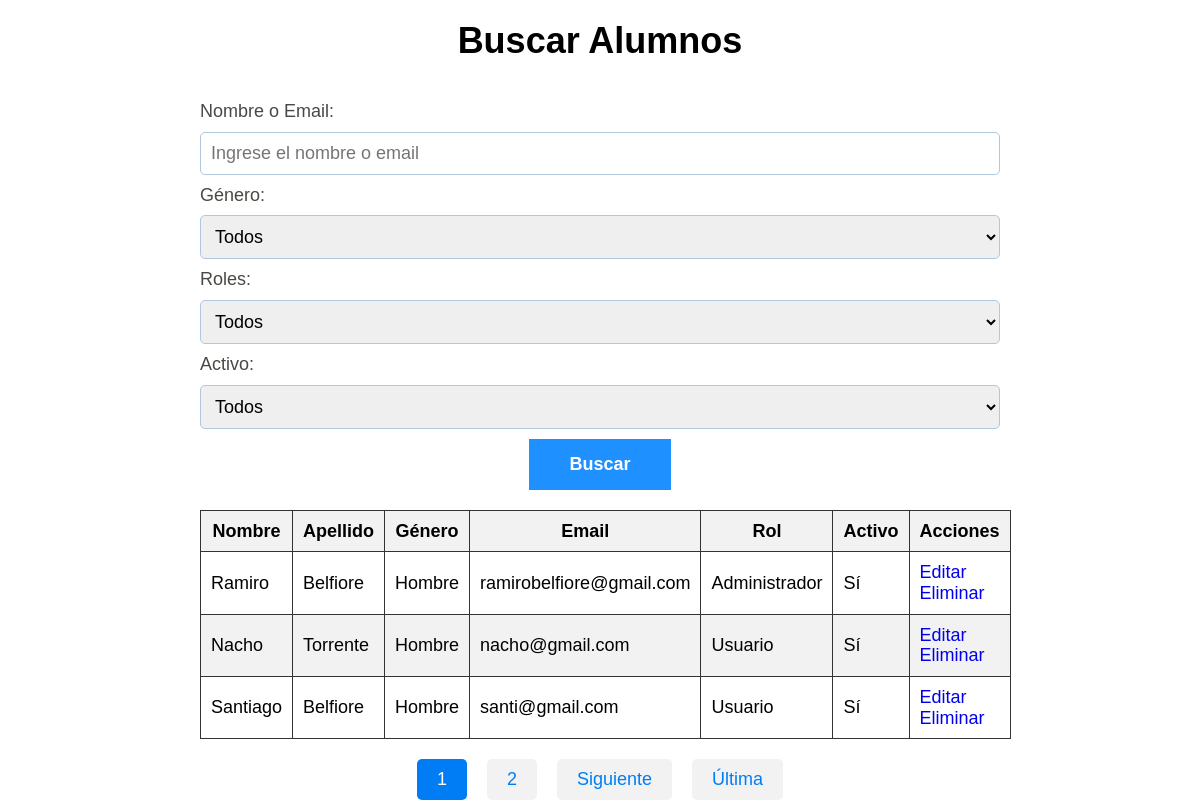
The app's page /admin/usuarios.php (signed in) with its own data.
### tables this page shows
CREATE TABLE `usuarios` (
  `id` int(11) NOT NULL,
  `name` varchar(255) NOT NULL,
  `surname` varchar(255) NOT NULL,
  `gender` varchar(255) NOT NULL,
  `email` varchar(255) NOT NULL,
  `password` varchar(255) NOT NULL,
  `role` tinyint(1) NOT NULL,
  `token` varchar(255) NOT NULL,
  `twoFactor` tinyint(1) NOT NULL,
  `active` tinyint(1) NOT NULL,
  `date` datetime NOT NULL DEFAULT current_timestamp()
);

### admin/usuarios.php (the view, shortened to what this page needs)
<?php
include("../config/sesion.php");
$search = isset($_GET['search']) ? $_GET['search'] : '';
$role = isset($_GET['role']) ? $_GET['role'] : '';
$active = isset($_GET['active']) ? $_GET['active'] : '';
$base_url = 'usuarios.php';
$query_string = '';
$query = "SELECT * FROM `usuarios` WHERE 1";
$get_users = $conn->prepare($query);
$get_users->execute();
$resultados = $get_users->fetchAll();
$num_alumnos_por_pagina = 3;
$total_resultados = count($resultados);
$total_paginas = ceil($total_resultados / $num_alumnos_por_pagina);
$pagina_actual = isset($_GET['pagina']) ? min(max(1, $_GET['pagina']), $total_paginas) : 1;
$inicio = ($pagina_actual - 1) * $num_alumnos_por_pagina;
$resultados_paginados = array_slice($resultados, $inicio, $num_alumnos_por_pagina);
?>
<!DOCTYPE html>
<html lang="en">
<head>
    <link rel="stylesheet" href="../build/css/app.css" />
</head>
<body>
    <h2>Buscar Alumnos</h2>
    <div class="bloques">
        <form class="formulario" method="GET" action="<?= $base_url ?>">
            <label for="search" class="formulario__label">Nombre o Email:</label>
            <input class="formulario__input" type="text" name="search" placeholder="Ingrese el nombre o email" value="<?= htmlspecialchars($search) ?>">
            <label for="gender" class="formulario__label">Género:</label>
            <select class="formulario__select" name="gender">
                <option value="">Todos</option>
            </select>
            <label for="role" class="formulario__label">Roles:</label>
            <select class="formulario__select" name="role">
                <option value="">Todos</option>
            </select>
            <label for="active" class="formulario__label">Activo:</label>
            <select class="formulario__select" name="active">
                <option value="">Todos</option>
            </select>
            <button class="formulario__submit" type="submit">Buscar</button>
        </form>
        <table>
            <thead>
                <tr>
                    <th>Nombre</th>
                    <th>Apellido</th>
                    <th>Género</th>
                    <th>Email</th>
                    <th>Rol</th>
                    <th>Activo</th>
                    <th>Acciones</th>
                </tr>
            </thead>
            <tbody>
                <?php foreach ($resultados_paginados as $usuario) { ?>
                    <tr>
                        <td><?= $usuario['name']; ?></td>
                        <td><?= $usuario['surname']; ?></td>
                        <td><?= ($usuario['gender'] === 'male') ? 'Hombre' : (($usuario['gender'] === 'female') ? 'Mujer' : 'Prefiere no decir'); ?></td>
                        <td><?= $usuario['email']; ?></td>
                        <td><?= $usuario['role'] ? "Administrador" : "Usuario"; ?></td>
                        <td><?= $usuario['active'] ? "Sí" : "No"; ?></td>
                        <td><a href="updateUser?id=<?= $usuario["id"] ?>">Editar</a> <a href="deleteUser?id=<?= $usuario['id'] ?>">Eliminar</a></td>
                    </tr>
                <?php } ?>
            </tbody>
        </table>
        <?php if ($total_paginas > 1) { ?>
            <div class='pagination'>
                <?php for ($i = 1; $i <= $total_paginas; $i++) { ?>
                    <a <?= ($pagina_actual == $i) ? 'class="active"' : '' ?> href='<?= "$base_url?pagina=$i$query_string&role=$role&active=$active" ?>'><?= $i ?></a>
                <?php } ?>
                <?php if ($pagina_actual < $total_paginas) { ?>
                    <a href='<?= "$base_url?pagina=" . ($pagina_actual + 1) . "$query_string&role=$role&active=$active" ?>'> Siguiente </a>
                    <a href='<?= "$base_url?pagina=$total_paginas$query_string&role=$role&active=$active" ?>'> Última </a>
                <?php } ?>
            </div>
        <?php } ?>
    </div>
</body>
</html>

### build/css/app.css (style rules this page uses)
* { list-style:none }
html { box-sizing:border-box;font-size:62.5%;height:100% }
*,:after,:before { box-sizing:inherit }
body { font-family:Outfit,sans-serif;font-size:1.8rem }
a { text-decoration:none }
html { line-height:1.15;-webkit-text-size-adjust:100% }
body { margin:0 }
a { background-color:transparent }
button,input,optgroup,select,textarea { font-family:inherit;font-size:100%;line-height:1.15;margin:0 }
button,input { overflow:visible }
button,select { text-transform:none }
[type=button],[type=reset],[type=submit],button { -webkit-appearance:button }
h1,h2,h3 { font-family:Outfit,sans-serif;font-weight:900;margin:2rem 0;text-align:center }
h2 { font-size:3.6rem }
.bloques { margin:0 auto;width:min(95%,80rem) }
@media (min-width:768px) { .bloques { margin-top:3rem } }
.formulario { display:flex;flex-direction:column }
.formulario__label { color:rgba(26,27,21,.8);display:block;font-size:1.8rem;margin-top:1rem }
.formulario__input,.formulario__input--sociales,.formulario__select,.formulario__select--sociales { border:1px solid #b1c7dd;border-radius:.5rem;margin-top:1rem;padding:1rem }
.formulario__submit { align-self:flex-start;background-color:#1e90ff;border:none;color:#fff;display:inline-block;font-size:1.8rem;font-weight:700;margin:1rem auto 0;padding:1.5rem 4rem;text-align:center;transition-duration:.3s;transition-property:background-color;width:100%;width:auto }
table { border-collapse:collapse;margin-top:20px;width:100% }
table,td,th { border:1px solid #333 }
td,th { padding:10px }
th,tr:nth-child(2n) { background-color:#f2f2f2 }
.pagination { align-items:center;display:flex;justify-content:center;margin-top:20px }
.pagination a { background-color:#f2f2f2;border-radius:5px;color:#007df4;display:inline-block;font-size:18px;margin:0 10px;padding:10px 20px;text-decoration:none;transition:all .2s }
.pagination a.active,.pagination a:hover { background-color:#007df4;color:#fff }

### records on screen
usuarios: name "Ramiro", surname "Belfiore", gender "Hombre", email "ramirobelfiore@gmail.com", role "Administrador", active "Sí"
usuarios: name "Nacho", surname "Torrente", gender "Hombre", email "nacho@gmail.com", role "Usuario", active "Sí"
usuarios: name "Santiago", surname "Belfiore", gender "Hombre", email "santi@gmail.com", role "Usuario", active "Sí"
